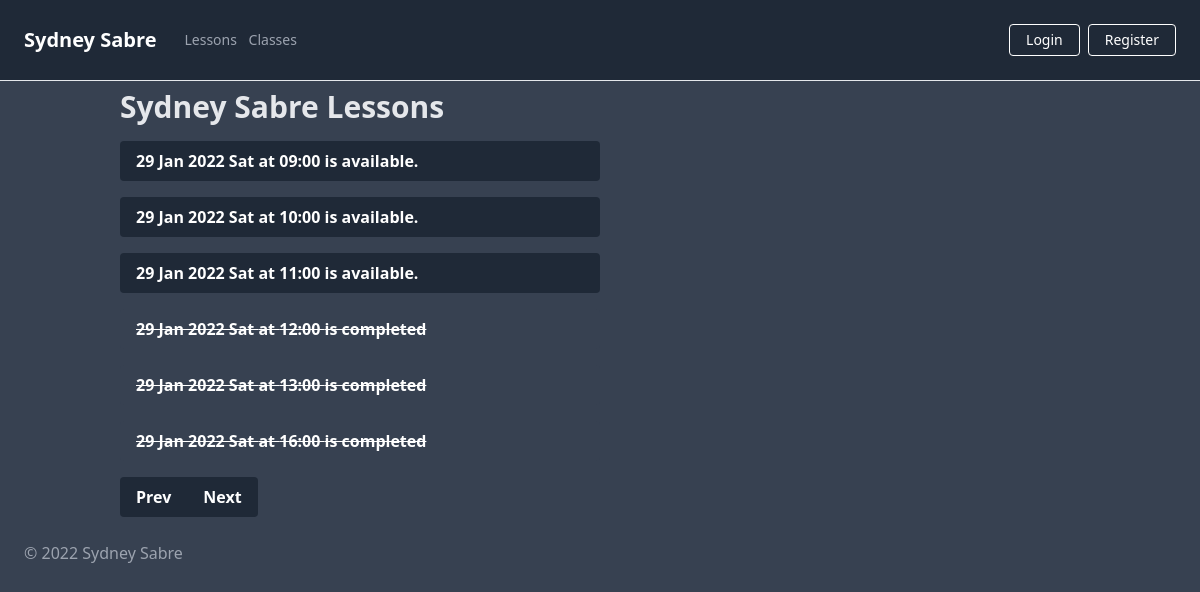
The app's page /date/2022-01-29 with its own data.
### app/models.py (models this page shows, shortened)
class Slot(db.Model):
    __tablename__ = "slots"
    id = db.Column(db.Integer, primary_key=True)
    date = db.Column(db.Date, nullable=False)
    time = db.Column(db.Time, nullable=False)
    name = db.Column(db.String(250), nullable=True)
    comment = db.Column(db.String(500), nullable=True)
    paid = db.Column(db.Boolean, default=False, nullable=True)
    completed = db.Column(db.Boolean, default=False, nullable=True)
    user_id = db.Column(db.Integer, db.ForeignKey('users.id'))

### app/routes.py (the view)
@app.route('/date/<date>')
def show_date(date):
    date = datetime.datetime.strptime(date, '%Y-%m-%d')
    date = date.date() # Strip hours from date
    date_plus_range = date + datetime.timedelta(days=SCAN_RANGE)
    date_minus_range = date - datetime.timedelta(days=SCAN_RANGE)
    slots = Slot.query.filter(and_(Slot.date < date_plus_range, Slot.date > date_minus_range)) #Show slots on current date +/- range days.
    slots_by_time = sorted(slots, key=lambda slot: slot.time)
    slots_by_timedate = sorted(slots_by_time, key=lambda slot: slot.date)
    return render_template('index.html', all_slots=slots_by_timedate, today=date, next_date=date_plus_range, prev_date=date_minus_range)

### app/templates/index.html
{% extends "base.html" %}
{% block title %}
Sydney Sabre Lessons
{% endblock %}
{% block content %}
    <div class="container">
        <h1 class="text-gray-200 my-2 text-3xl font-bold">{{ self.title() }}</h1>
        {% for slot in all_slots%}
        <div class="flex mr-auto my-4 w-full md:w-3/4 lg:w-1/2">
            {% if current_user.is_admin: %}
                <div class="flex grow">
                    {% if slot.completed == True: %}
                    <a class="grow bg-gray-700 line-through text-white font-bold py-2 px-4 rounded"
                    {% elif slot.name == None: %}
                    <a class="grow bg-gray-800 hover:bg-gray-400 text-white font-bold py-2 px-4 rounded"
                    {% elif slot.paid == True: %}
                    <a class="grow bg-green-800 hover:bg-green-400 text-white font-bold py-2 px-4 rounded"
                    {% else %}
                    <a class="grow bg-red-800 hover:bg-red-400 text-white font-bold py-2 px-4 rounded"
                    {% endif %}
                        href="{{ url_for('book_slot', slot_id=slot.id) }}">
                        {{ slot.date.strftime('%d %b %Y %a') }} at {{ slot.time.strftime('%H:%M') }} booked for {{ slot.name }}
                    </a>
                </div>
            <div class="flex">
                <a class="bg-red-400 hover:bg-red-200 text-white font-bold mx-2 px-3 py-2 rounded"
                    href="{{url_for('delete_slot', slot_id=slot.id) }}">
                    ✘
                </a>
            </div>
            <div class="flex">
                <a class="bg-green-400 hover:bg-green-200 text-white font-bold mx-2 px-3 py-2 rounded"
                    href="{{url_for('toggle_complete_slot', slot_id=slot.id) }}">
                    ✓
                </a>
            </div>
            {% else %}
                {% if slot.completed == True: %}
                <div class="flex grow">
                    <p class="grow bg-gray-700 text-white line-through font-bold py-2 px-4 rounded">
                        {{ slot.date.strftime('%d %b %Y %a') }} at {{ slot.time.strftime('%H:%M') }} is completed
                    </p>
                </div>
                {% elif slot.name == None: %}
                <div class="flex grow">
                    <a class="grow bg-gray-800 hover:bg-gray-400 text-white font-bold py-2 px-4 rounded"
                        href="{{ url_for('book_slot', slot_id=slot.id) }}">
                        {{ slot.date.strftime('%d %b %Y %a') }} at {{ slot.time.strftime('%H:%M') }} is available.
                    </a>
                </div>
                {% elif slot.paid == True: %}
                <div class="flex grow">
                    <p class="grow bg-green-600 text-white font-bold py-2 px-4 rounded">
                        {{ slot.date.strftime('%d %b %Y %a') }} at {{ slot.time.strftime('%H:%M') }} is booked and paid.
                    </p>
                </div>
                {% else %}
                <div class="flex grow">
                    <p class="grow bg-red-800 text-white font-bold py-2 px-4 rounded">
                        {{ slot.date.strftime('%d %b %Y %a') }} at {{ slot.time.strftime('%H:%M') }} is already booked.
                    </p>
                </div>
                {% endif %}
            {% endif %}
        </div>
        {% endfor%}
        <div class="inline-flex">
            <a class="bg-gray-800 hover:bg-gray-400 text-white font-bold py-2 px-4 rounded-l" href="{{url_for('show_date', date=prev_date)}}">
              Prev
            </a>
            <a class="bg-gray-800 hover:bg-gray-400 text-white font-bold py-2 px-4 rounded-r" href="{{url_for('show_date', date=next_date)}}">
              Next
            </a>
          </div>
    </div>
{% endblock %}

### app/static/css/main.css (style rules this page uses)
html { line-height: 1.5; -webkit-text-size-adjust: 100%; -moz-tab-size: 4; -o-tab-size: 4; tab-size: 4; font-family: ui-sans-serif, system-ui, -apple-system, BlinkMacSystemFont, "Segoe UI", Roboto, "Helvetica Neue", Arial, "Noto Sans", sans-serif, "Apple Color Emoji", "Segoe UI Emoji", "Segoe UI Symbol", "Noto Color Emoji"; }
body { margin: 0; line-height: inherit; }
h1, h2, h3, h4, h5, h6 { font-size: inherit; font-weight: inherit; }
a { color: inherit; text-decoration: inherit; }
blockquote, dl, dd, h1, h2, h3, h4, h5, h6, hr, figure, p, pre { margin: 0; }
.container { width: 100%; margin-right: auto; margin-left: auto; padding-right: 2rem; padding-left: 2rem; }
@media (min-width: 640px) { .container { max-width: 640px; } }
@media (min-width: 768px) { .container { max-width: 768px; } }
@media (min-width: 1024px) { .container { max-width: 1024px; } }
.my-2 { margin-top: 0.5rem; margin-bottom: 0.5rem; }
.my-4 { margin-top: 1rem; margin-bottom: 1rem; }
.mr-auto { margin-right: auto; }
.flex { display: flex; }
.inline-flex { display: inline-flex; }
.w-full { width: 100%; }
.grow { flex-grow: 1; }
.rounded { border-radius: 0.25rem; }
.rounded-l { border-top-left-radius: 0.25rem; border-bottom-left-radius: 0.25rem; }
.rounded-r { border-top-right-radius: 0.25rem; border-bottom-right-radius: 0.25rem; }
.bg-gray-700 { --tw-bg-opacity: 1; background-color: rgb(55 65 81 / var(--tw-bg-opacity)); }
.bg-gray-800 { --tw-bg-opacity: 1; background-color: rgb(31 41 55 / var(--tw-bg-opacity)); }
.px-4 { padding-left: 1rem; padding-right: 1rem; }
.py-2 { padding-top: 0.5rem; padding-bottom: 0.5rem; }
.text-3xl { font-size: 1.875rem; line-height: 2.25rem; }
.font-bold { font-weight: 700; }
.text-white { --tw-text-opacity: 1; color: rgb(255 255 255 / var(--tw-text-opacity)); }
.text-gray-200 { --tw-text-opacity: 1; color: rgb(229 231 235 / var(--tw-text-opacity)); }
.line-through { -webkit-text-decoration-line: line-through; text-decoration-line: line-through; }
@media (min-width: 768px) { .md\:w-3\/4 { width: 75%; } }
@media (min-width: 1024px) { .lg\:w-1\/2 { width: 50%; } }

### records on screen
Slot: date "29 Jan 2022 Sat", time "09:00"
Slot: date "29 Jan 2022 Sat", time "10:00"
Slot: date "29 Jan 2022 Sat", time "11:00"
Slot: date "29 Jan 2022 Sat", time "12:00"
Slot: date "29 Jan 2022 Sat", time "13:00"
Slot: date "29 Jan 2022 Sat", time "16:00"
